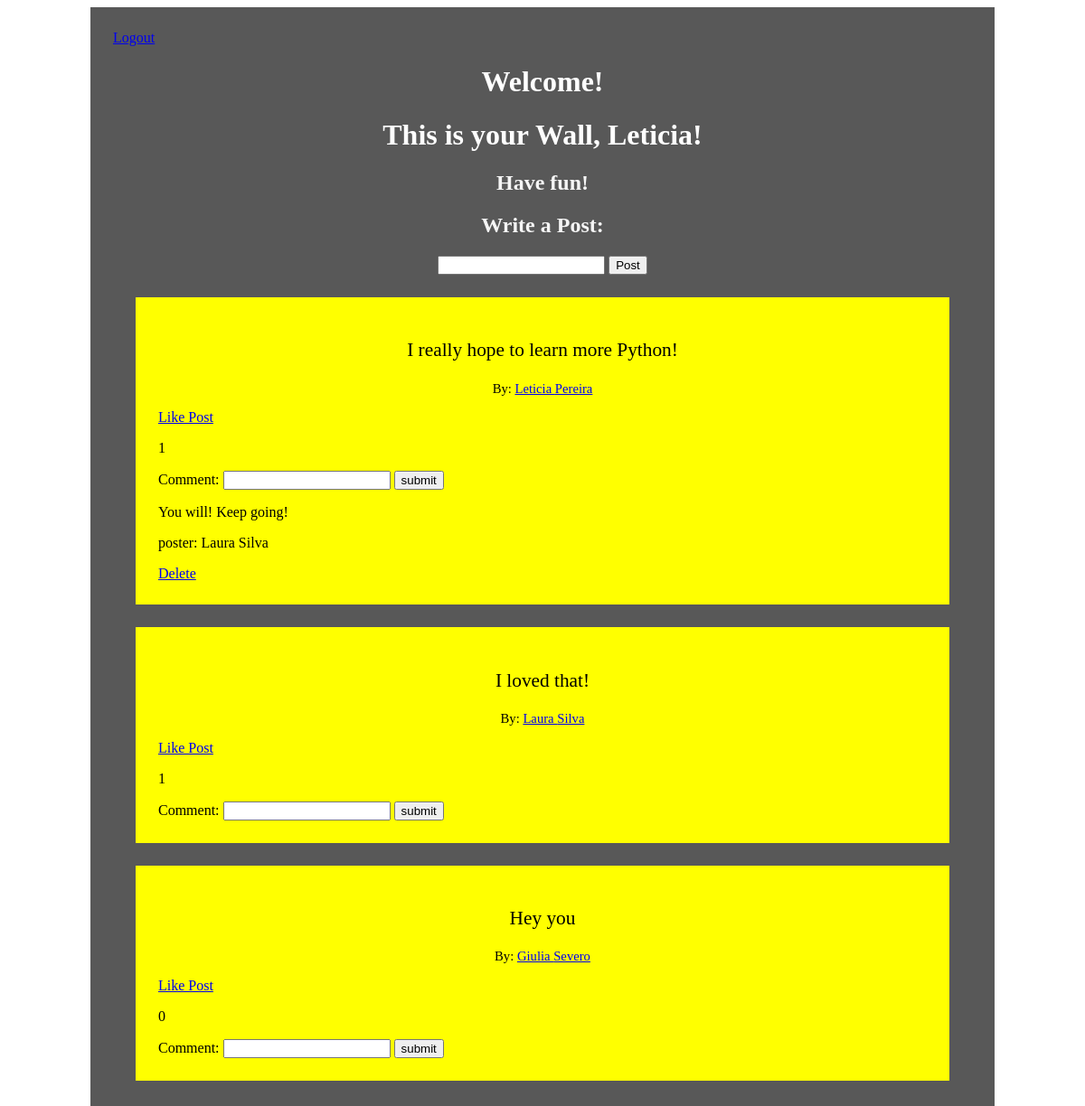
Screenshot of /success (signed in) with the database file from the repository.
### logreg/models.py (models this page shows)
class User(models.Model):
    first_name = models.CharField(max_length=50)
    last_name = models.CharField(max_length=50)
    email = models.CharField(max_length=50)
    password = models.CharField(max_length=50)
    objects = UserManager()

class Wall_Message(models.Model):
    message = models.CharField(max_length=255)
    poster = models.ForeignKey(User, related_name='user_messages', on_delete=models.CASCADE)
    user_likes = models.ManyToManyField(User, related_name='liked_posts')

class Comment(models.Model):
    comment = models.CharField(max_length=255)
    poster = models.ForeignKey(User, related_name='user_comments', on_delete=models.CASCADE)
    wall_message = models.ForeignKey(Wall_Message, related_name="post_comments", on_delete=models.CASCADE)

### logreg/views.py (the view)
# urls.py: path('success', views.success),
def success(request):
    if 'user' not in request.session:
        return redirect('/')
    context = {
        'wall_messages': Wall_Message.objects.all()
    }
    return render(request, 'success.html', context)

### logreg/templates/success.html (shortened to what this page needs)
<!DOCTYPE html>
<html lang="en">
<head>
    {% load static %}
    <link rel="stylesheet" href="{% static 'style.css' %}">
</head>
<body>
    <div id='wrap'>
        <a href="/logout">Logout</a>
        <h1>Welcome!</h1>
        <h1> This is your Wall, {{request.session.user}}!</h1>
        <h2> Have fun!</h2>
        <div id='write'>
            <h2>Write a Post:</h2>
            <form action="/process_message" method=POST>
                <input type="text" name='mess'>
                <input type="submit" value="Post">
            </form>
        </div>
        <div id='posts'>
            {% for post in wall_messages %}
            <div class='one_post'>
                <p class='post'>{{post.message}}</p>
                <p class='poster'>By: <a href="/user_profile/{{post.poster.id}}">{{post.poster.first_name}} {{post.poster.last_name}}</a></p>
                <a href="/like/{{post.id}}">Like Post</a>
                <p>{{ post.user_likes.count }}</p>
                <form action="/add_comment/{{post.id}}" method=POST>
                    Comment: <input type="text" name='comment'>
                    <input type="submit" value='submit'>
                </form>
                {% for comment in post.post_comments.all %}
                    <p>{{comment.comment}}</p>
                    <p>poster: {{comment.poster.first_name}} {{comment.poster.last_name}}</p>
                    <a href="/delete/{{comment.id}}">Delete</a>
                {% endfor %}
            </div>
            {% endfor %}
        </div>
    </div>
</body>
</html>

### logreg/static/style.css (style rules this page uses)
#wrap { margin: 0px auto; background-color:rgb(88, 88, 88) ; width: 950px; font-family: 'Times New Roman', Times, serif; padding: 25px; }
#wrap h2 { text-align: center; color: whitesmoke; }
#wrap h1 { text-align: center; color: white; }
.one_post { background-color: yellow; padding: 25px; margin: 25px; min-height: 100px; }
.post { font-size: 16pt; text-align: center; }
.poster { font-size: 11pt; text-align: center; }
#write { text-align: center; }

### rows the page displays
User: session.user "Leticia"
Wall_Message: message "I really hope to learn more Python!", poster.first_name "Leticia", poster.last_name "Pereira", user_likes.count "1"
Comment: comment "You will! Keep going!", poster.first_name "Laura", poster.last_name "Silva"
Wall_Message: message "I loved that!", poster.first_name "Laura", poster.last_name "Silva", user_likes.count "1"
Wall_Message: message "Hey you", poster.first_name "Giulia", poster.last_name "Severo", user_likes.count "0"
